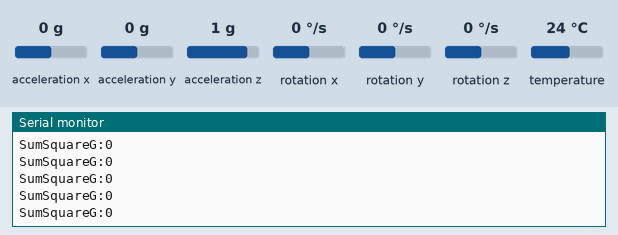
Simulated run of this sketch. Board: Arduino Leonardo, built for the host (arithmetic inside an expression is 32-bit, double 64-bit). Shown: the last lines printed to the serial monitor. Inputs (shaded band) come from the test bench; at power-on: rotation x 0 °/s, rotation y 0 °/s, rotation z 0 °/s, acceleration x 0 g, acceleration y 0 g, acceleration z 1 g, temperature 24 °C.

Above: at 1.3 s.
1.4 s: rotation x set to -192 °/s
At 1.9 s:
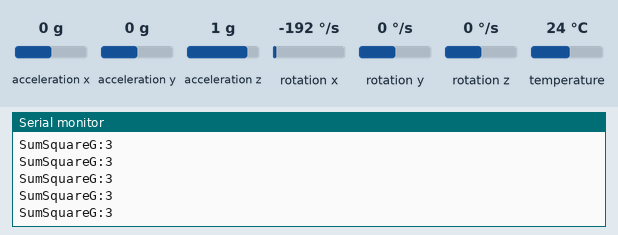
2.9 s: rotation y set to -192 °/s
At 3.7 s:
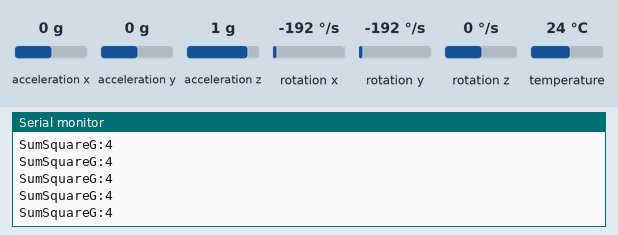
4.4 s: rotation z set to -192 °/s
At 5.2 s:
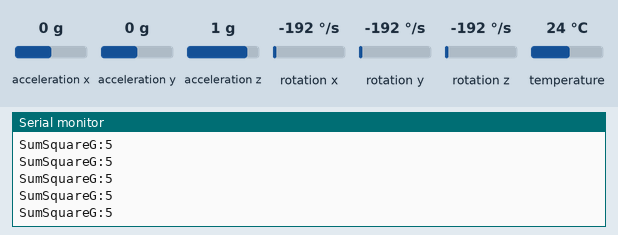
Timing chart, 0 to 7.4 s (numbered marks = the images above; inputs shaded):
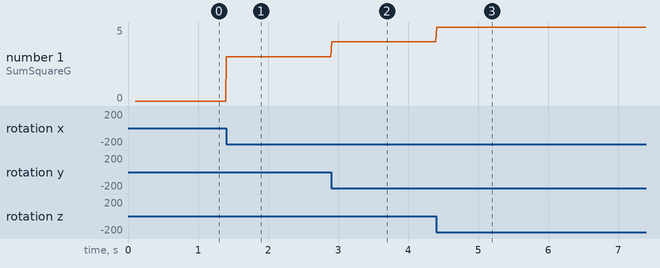

Measured:
- after the input at 1.4 s, the serial monitor: prints a new line at once (image 1)
- after the input at 2.9 s, the serial monitor: prints a new line at once (image 2)
- after the input at 4.4 s, the serial monitor: prints a new line at once (image 3)
- plotted number 1: 0 → 3 after the input at 1.4 s, 3 → 4 after the input at 2.9 s, 4 → 5 after the input at 4.4 s

The sketch:

plotter.ino
```cpp
// Basic demo for accelerometer readings from Adafruit MPU6050

#include <Adafruit_MPU6050.h>
#include <Adafruit_Sensor.h>
#include <Wire.h>

Adafruit_MPU6050 mpu;

void setup(void) {
  Serial.begin(115200);
  while (!Serial) {
    delay(10); // will pause Zero, Leonardo, etc until serial console opens
  }

  // Try to initialize!
  if (!mpu.begin(104, &Wire1)) {
    Serial.println("Failed to find MPU6050 chip");
    while (1) {
      delay(10);
    }
  }

  mpu.setAccelerometerRange(MPU6050_RANGE_16_G);
  mpu.setGyroRange(MPU6050_RANGE_250_DEG);
  mpu.setFilterBandwidth(MPU6050_BAND_21_HZ);
  Serial.println("");
  delay(100);
}

void loop() {

  /* Get new sensor events with the readings */
  sensors_event_t a, g, temp;
  mpu.getEvent(&a, &g, &temp);

  /* Print out the values */
  // Serial.print("AccelX:");
  // Serial.print(a.acceleration.x);
  // Serial.print(",");
  // Serial.print("AccelY:");
  // Serial.print(a.acceleration.y);
  // Serial.print(",");
  // Serial.print("AccelZ:");
  // Serial.print(a.acceleration.z);
  // Serial.print(", ");
  // Serial.print("GyroX:");
  // Serial.print(g.gyro.x);
  // Serial.print(",");
  // Serial.print("GyroY:");
  // Serial.print(g.gyro.y);
  // Serial.print(",");
  // Serial.print("GyroZ:");
  // Serial.print(g.gyro.z);
  // Serial.println("");
//a.acceleration.v
  // Serial.print("SumLinA:");
  // Serial.print(abs(a.acceleration.x) + abs(a.acceleration.y) + abs(a.acceleration.z -9.8 ));
  // Serial.println("");

  // Serial.print("SumSquareA:");
  // Serial.print(sqrt(pow(a.acceleration.x,2) + pow(a.acceleration.y,2) + pow(a.acceleration.z-9.8,2)));
  // Serial.println("");

  // Serial.print("SumLinG:");
  // Serial.print(abs(g.gyro.x) + abs(g.gyro.y) + abs(g.gyro.z));
  // Serial.println("");

  Serial.print("SumSquareG:");
  Serial.print(int(sqrt(pow(g.gyro.x,2) + pow(g.gyro.y,2) + pow(g.gyro.z,2))));
  Serial.println("");

  delay(10);
}
```
